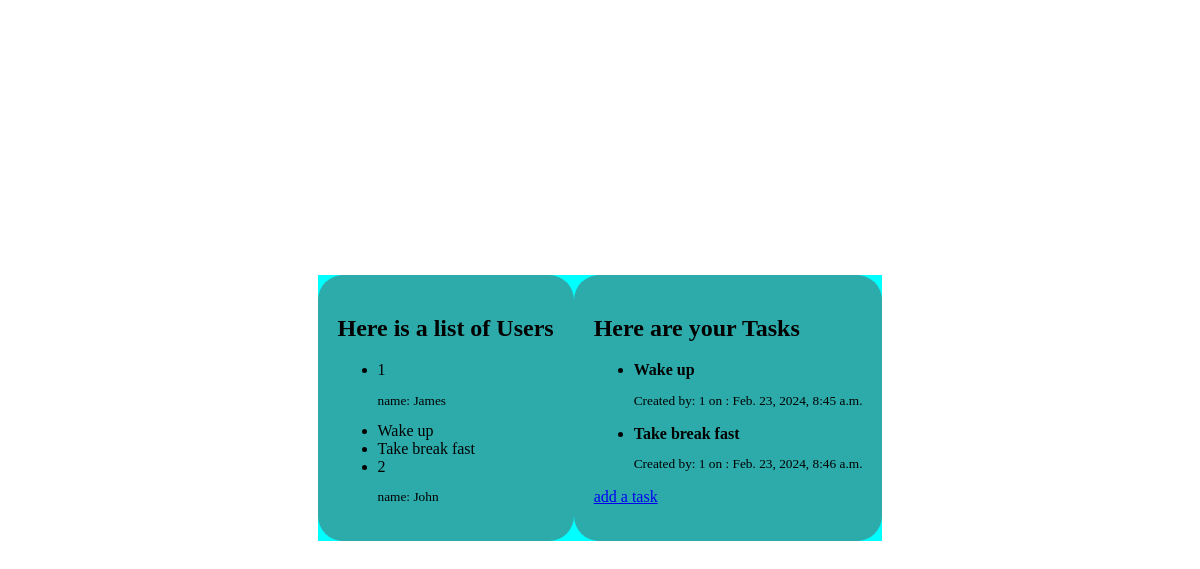
The page /Tasks/ on the database as committed earlier.
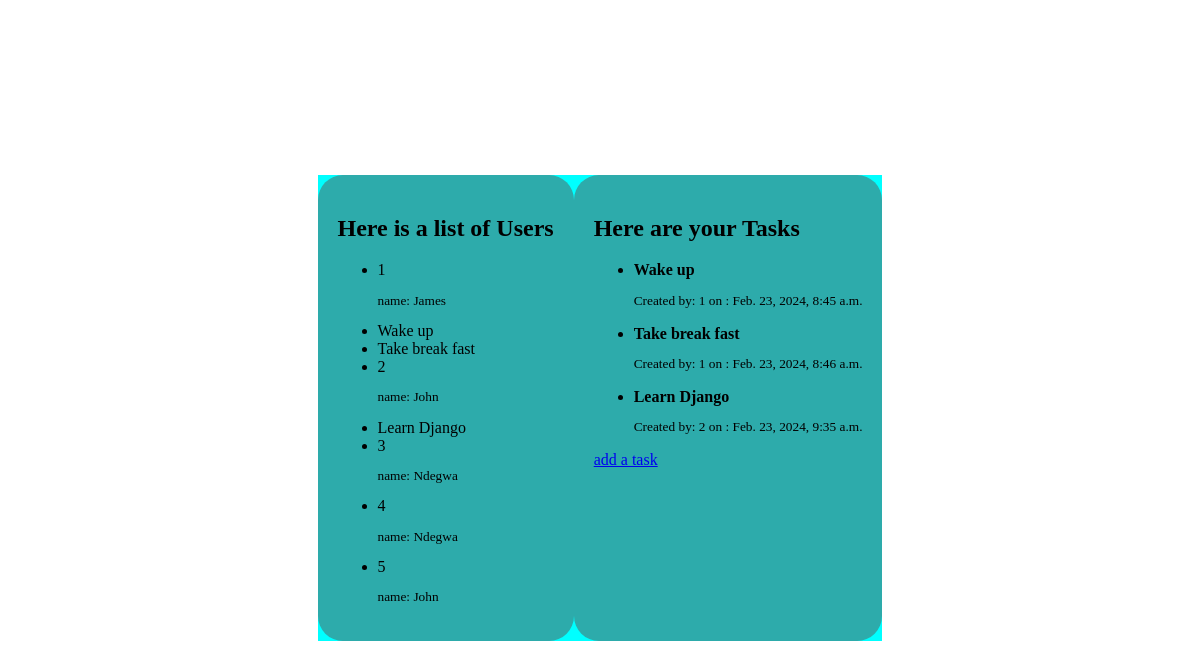
The same page on the database as committed later.
### Tasks1/models.py (models this page shows)
class User(models.Model):
    UserId = models.AutoField(primary_key=True)
    FirstNames = models.CharField(max_length = 50)
    LastNames = models.CharField(max_length = 50)
    Email = models.EmailField()
    DateOB= models.DateField()
    def __str__ (self):
        return f"{self.UserId}"

class ToDo(models.Model):
    Title = models.CharField(max_length = 200)
    DateCreated = models.DateTimeField(auto_now_add = True)
    DateUpdated = models.DateTimeField(auto_now= True)
    Creator = models.ForeignKey(User, on_delete = models.CASCADE)
    def __str__ (self):
       return self.Title

### Tasks1/views.py (the view)
# urls.py: path('', views.index, name = 'index'),
def index(request):
    Users = User.objects.all()
    todos = ToDo.objects.all()
    context = {'Tasks': todos, 'Users': Users}
    return render(request, 'Tasks1/index.html', context)

### Tasks1/templates/Tasks1/index.html (shortened to what this page needs)
{% load static %}
<!DOCTYPE html>
<html lang="en">
<head>
    <link rel="stylesheet" href="{% static 'Tasks1/styles.css' %}">
</head>
<body>
    <div class="mother">
        <div class="Users">
            <h2>Here is a list of Users</h2>
            <ul>
                {% for user in Users %}
                    <li>{{user}} <small><p>name: {{user.FirstNames}}</p></small></li>
                    {%  for Task in Tasks %}
                        {%if Task.Creator == user %}
                            <li>{{Task}}</li>
                        {% endif %}
                    {% endfor %}
                {% endfor %}
            </ul>
        </div>
        <div class="mytasks" id="mytasks">
            <h2>Here are your Tasks</h2>
            {% if Tasks %}
                {% for Task in Tasks %}
                   <ul>
                       <b><li>{{Task}}</b>  <small><p>Created by: {{Task.Creator}} on : {{Task.DateCreated}}</p></small></li>
                   </ul>
                {% endfor %}
            {% else %}
                   <p>You have no current tasks <br>click the link below to add a task</p>
            {% endif %}
            <a href="{% url 'Tasks1:addTask' %}"> add a task</a>
        </div>
</div>
</body>
</html>

Rows that differ between the two databases and show on the page:
added ToDo: Title "Learn Django", Creator "2", DateCreated "Feb. 23, 2024, 9:35 a.m."
added User: UserId "3", FirstNames "Ndegwa"
added User: UserId "4", FirstNames "Ndegwa"
added User: UserId "5", FirstNames "John"
